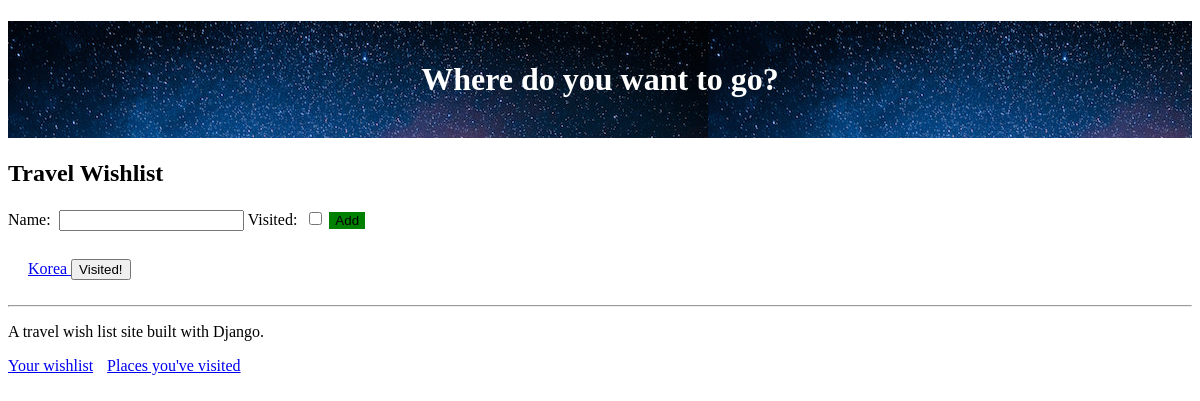
Page / (signed in) on the earlier database version.
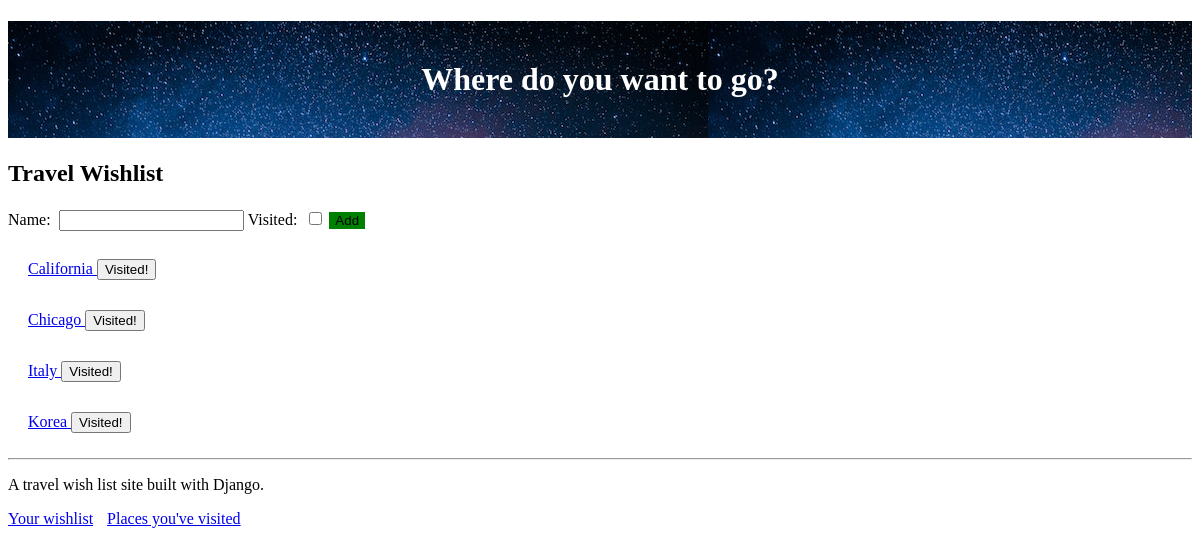
Same page on the later database version.
### travel_wishlist/models.py (models this page shows, shortened)
class Place(models.Model):
    user = models.ForeignKey('auth.user', null=False, on_delete=models.CASCADE)
    name = models.CharField(max_length=200)
    visited = models.BooleanField(default=False)
    notes = models.TextField(blank=True, null=True)
    date_visited = models.DateField(blank=True, null=True)
    photo = models.ImageField(upload_to='user_images/', blank=True, null=True)

### travel_wishlist/views.py (the view, shortened to what this page needs)
# urls.py: path('', views.place_list, name='place_list'),
@login_required
def place_list(request):
    places = Place.objects.filter(user=request.user).filter(visited=False).order_by('name')
    new_place_form = NewPlaceForm()
    return render(request, 'travel_wishlist/wishlist.html', { 'places': places, 'new_place_form': new_place_form })

### travel_wishlist/forms.py
class NewPlaceForm(forms.ModelForm):
    class Meta:
        model = Place
        fields = ('name', 'visited')

### travel_wishlist/templates/travel_wishlist/wishlist.html (shortened to what this page needs)
{% extends 'travel_wishlist/base.html' %}
{% block content %}
<h2>Travel Wishlist</h2>
<form method="POST" action="{% url 'place_list' %}">
    {{ new_place_form }}
    <button id="add-new-place" type="submit">Add</button>
</form>
{% for place in places %}
    <div class="wishlist-place">
        <span class="place-name-{{ place.pk }}" class="place-name">
            <a href="{% url 'place_details' place_pk=place.pk %}">
                {{ place.name }}
            </a>
        </span>
        <form class="visited-form" methods="POST" action="{% url 'place_was_visited' %}">
            <button type="submit">Visited!</button>
        </form>
    </div>
{% empty %}
    <P>You have no places in your wishlist</P>
{% endfor %}
{% endblock %}

Differences in the rows shown:
added Place: name "California"
added Place: name "Chicago"
added Place: name "Italy"
